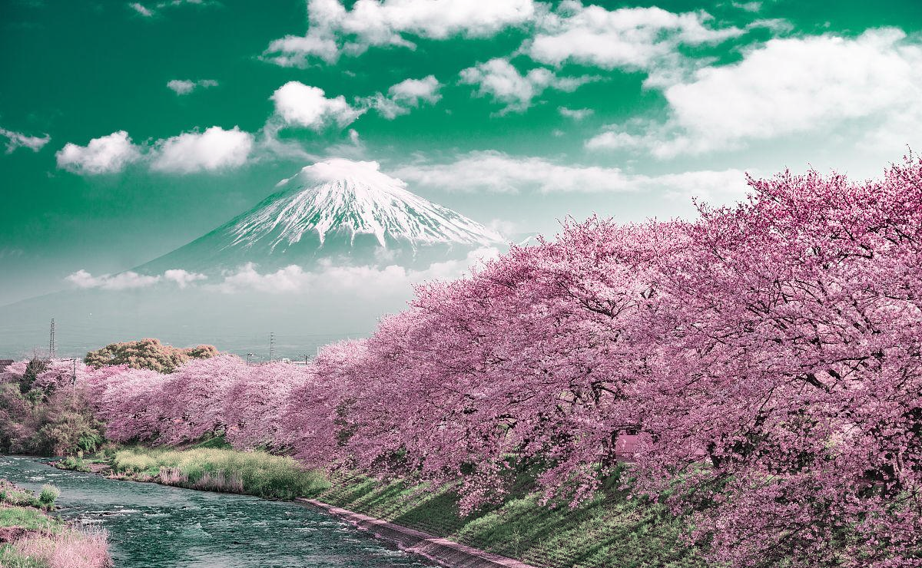
#> input picture fushishan.png, 922 x 568 px
$ python fushishan.py
#> lines starting #> are read from the running program, lines starting #| are printed output that depends on the picture
import cv2
import numpy as np

img = cv2.imread('fushishan.png')
#> img is the input picture: shape (568, 922, 3); mean B, G, R 144, 142.6, 133.6
x, y, z = img.shape
#> x = 568; y = 922; z = 3
cv2.imshow('fuji', img)
cv2.waitKey(0)


def white_balance(img):
    balancer = cv2.xphoto.createLearningBasedWB()
    img = balancer.balanceWhite(img)

    img = cv2.cvtColor(img, cv2.COLOR_BGR2HSV)
    h, s, v = cv2.split(img)
    h = h*1.15
    s = s*0.8
    h = h.astype(np.uint8)
    s = s.astype(np.uint8)
    v = v.astype(np.uint8)
    h[h > 180] = 180
    s[s > 255] = 255
    v[v > 255] = 255
    img = cv2.merge([h, s, v])
    img = cv2.cvtColor(img, cv2.COLOR_HSV2BGR)

    # [33 lines of commented-out code are left out]
    return img


def gamma(img):  # gamma函数处理
    gamma = 0.6
    gamma_table = [np.power(i/255, gamma)*255 for i in range(256)]  # 建立映射表
    gamma_table = np.round(np.array(gamma_table)).astype(np.uint8)  # 颜色值为整数
    return cv2.LUT(img, gamma_table)  # 图片颜色查表


def low_pass(img):
    b, g, r = cv2.split(img)
    lst = [b, g, r]
    new_lst = []
    # 设置低通滤波器
    crow, ccol = int(x / 2), int(y / 2)  # 中心位置
    mask = np.zeros((x, y), np.uint8)
    mask[crow - 200:crow + 200, ccol - 350:ccol + 350] = 1
    for i in lst:
        # 傅里叶变换
        dft = np.fft.fft2(i)
        fshift = np.fft.fftshift(dft)
        # 掩膜图像和频谱图像乘积
        f = fshift * mask
        # 傅里叶逆变换
        ishift = np.fft.ifftshift(f)
        iimg = np.fft.ifft2(ishift)
        iimg = np.abs(iimg)  # 进行处理，调整大小，获得最终结果, 出来的是复数，无法显示
        ii = (iimg - np.amin(iimg)) / (np.amax(iimg) - np.amin(iimg))  # 调整大小范围便于显示
        new_lst.append(ii)
    img = cv2.merge(new_lst)
    return img


img = gamma(img)
#> in gamma, `return cv2.LUT(img, gamma_table)`:
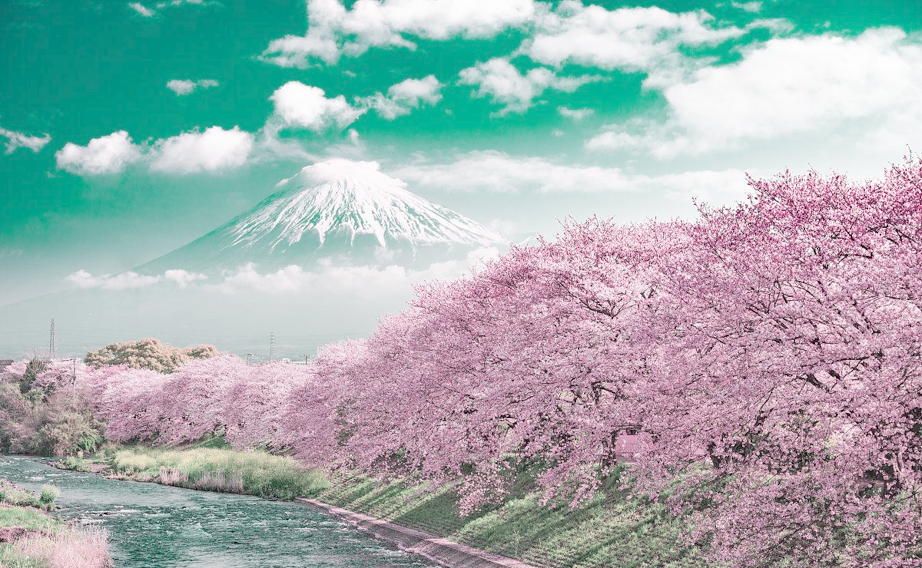
#> returned value: shape (568, 922, 3); mean of channels 0, 1, 2 177.1, 176, 161.2; drawn as B, G, R
img = white_balance(img)
#> in white_balance, `img = cv2.cvtColor(img, cv2.COLOR_BGR2HSV)`: img: shape (568, 922, 3); mean H, S, V 27.5, 110.7, 179.3
#> in white_balance, `h, s, v = cv2.split(img)`:
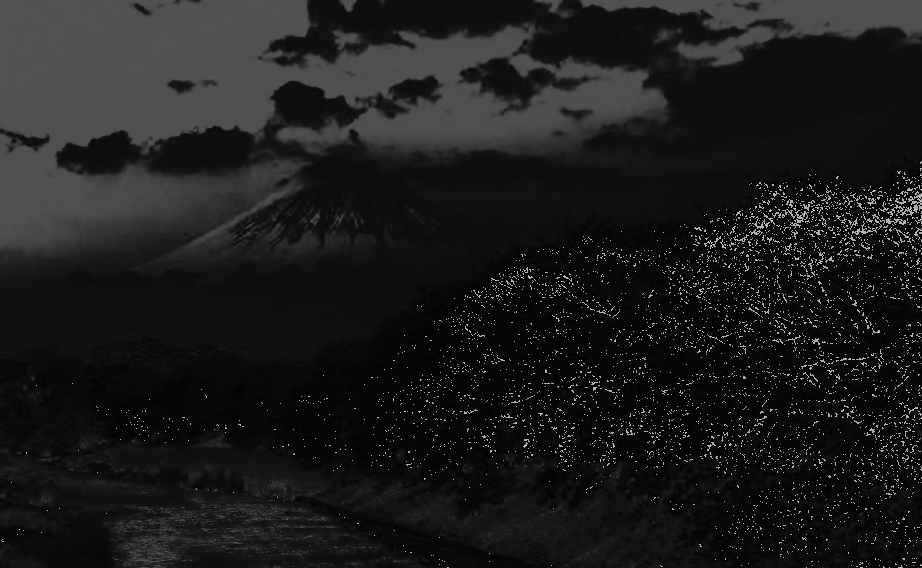
#> h: shape (568, 922); min 0, max 179, mean 27.5
#> in white_balance, `s = s*0.8`:
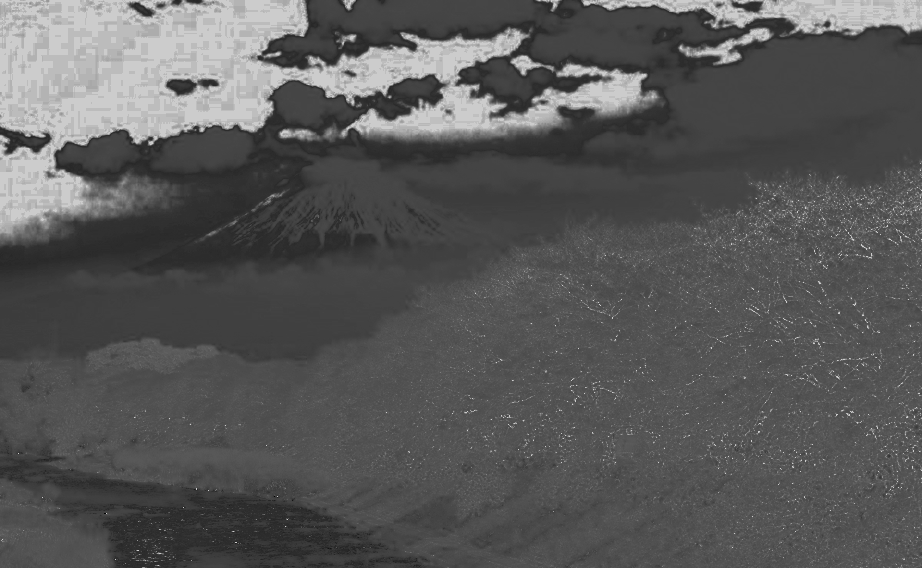
#> s: shape (568, 922) float64; min 0, max 204, mean 88.6
#> in white_balance, `h[h > 180] = 180`: h: shape (568, 922); min 0, max 180, mean 30.7
img = low_pass(img)
#> in low_pass, `b, g, r = cv2.split(img)`:
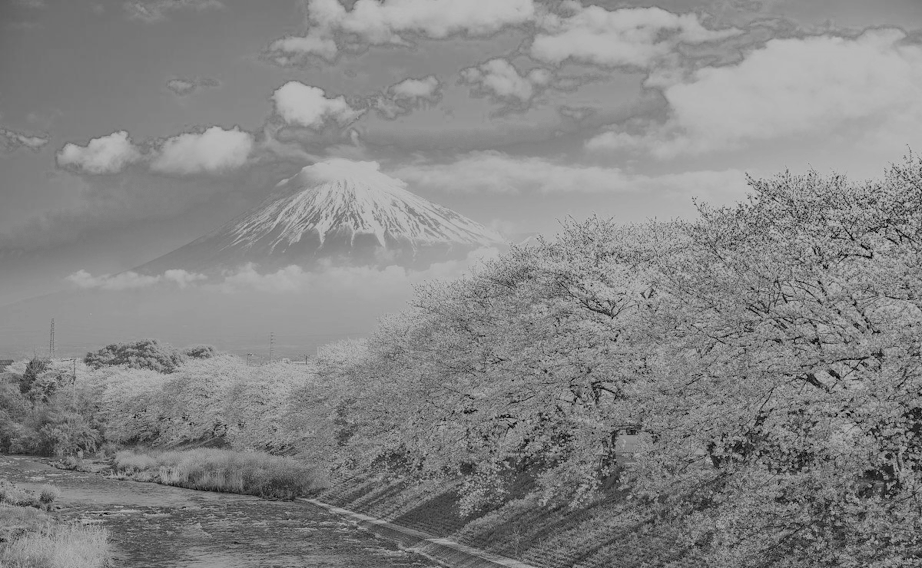
#> b: shape (568, 922); min 0, max 186, mean 133.2
#> in low_pass, `b, g, r = cv2.split(img)`:
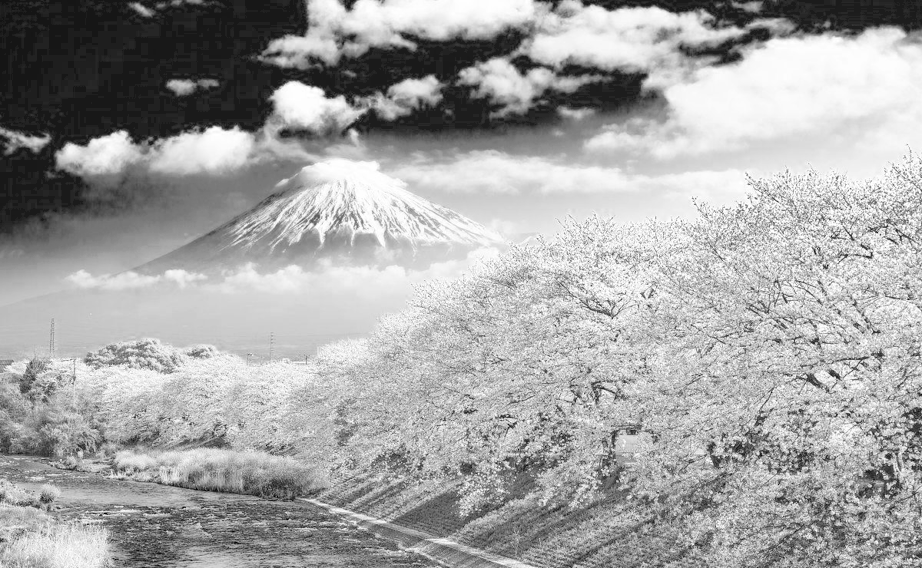
#> r: shape (568, 922); min 0, max 255, mean 164.4
#> the loop in low_pass, `for i in lst:` made 3 passes
#> after the loop in low_pass, `for i in lst:`:
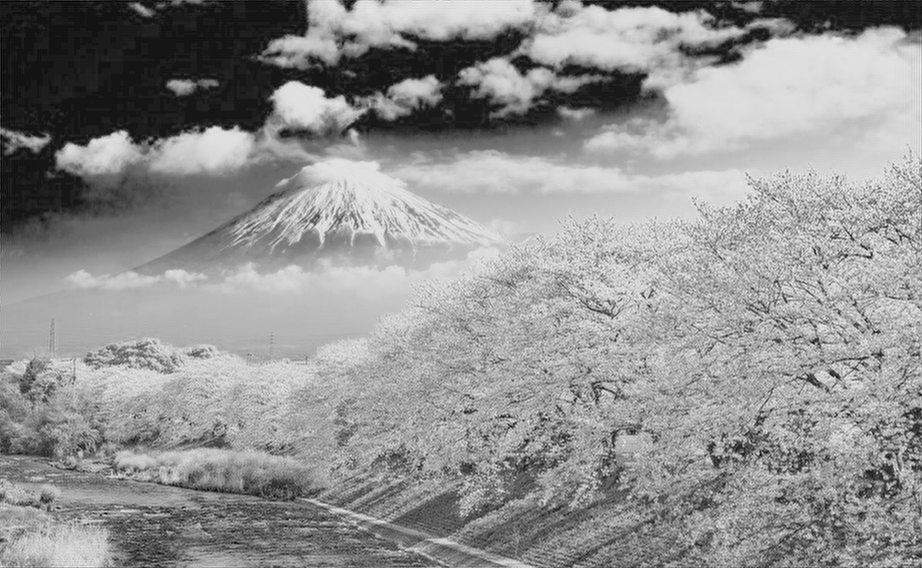
#> iimg: shape (568, 922) float64; min 0.205, max 287.9, mean 164.4; drawn with min black and max white
#> after the loop in low_pass, `for i in lst:`: new_lst = 3 items
#> in low_pass, `img = cv2.merge(new_lst)`:
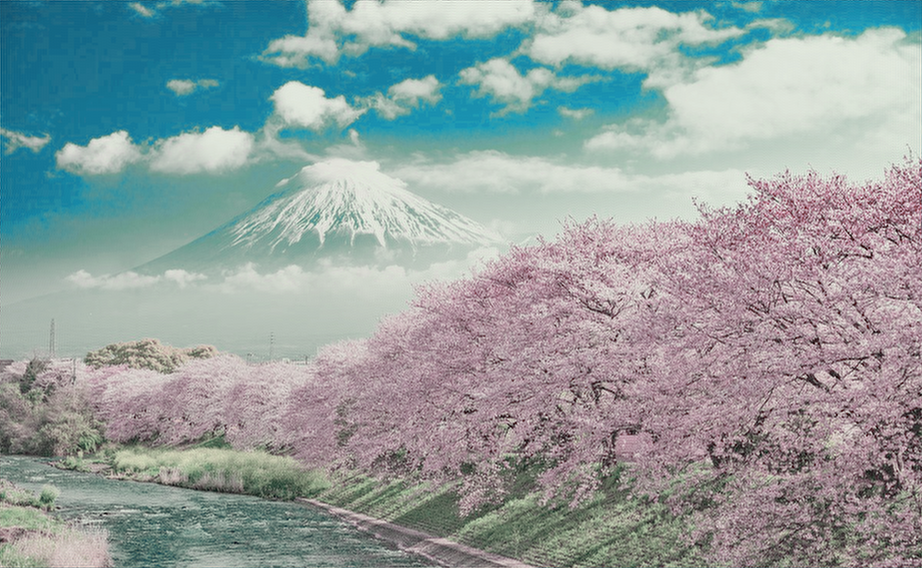
#> img: shape (568, 922, 3) float64; mean of channels 0, 1, 2 0.625, 0.624, 0.571; drawn as B, G, R
cv2.imshow('fuji_deal.png', img)
cv2.waitKey(0)

$ run again, with 1.jpg saved as fushishan.png
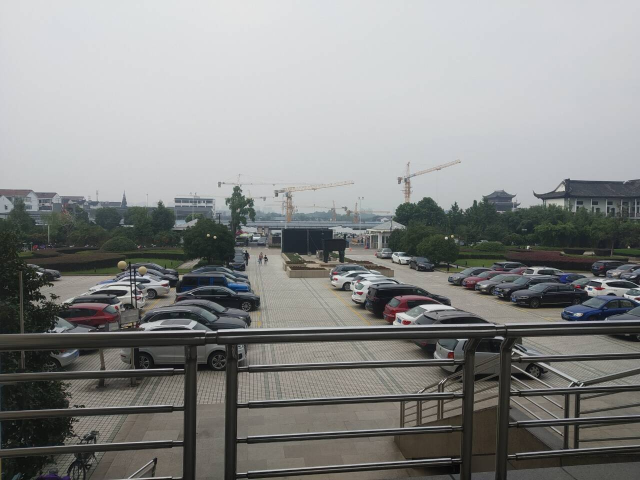
#> input picture 1.jpg, 1280 x 960 px (shown at 1/2 size)
#> img is the input picture: shape (960, 1280, 3); mean B, G, R 136.1, 137.3, 136.1
#> in white_balance, `img = cv2.merge([h, s, v])`:
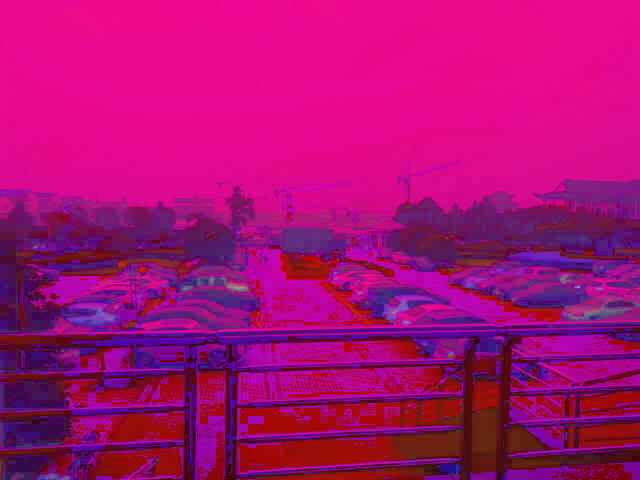
#> img: shape (960, 1280, 3) (shown at 1/2 size); mean of channels 0, 1, 2 114.6, 12.6, 169.3; drawn as B, G, R
#> the loop in low_pass, `for i in lst:` made 3 passes
#> pass 1, in low_pass, `iimg = np.abs(iimg)`:
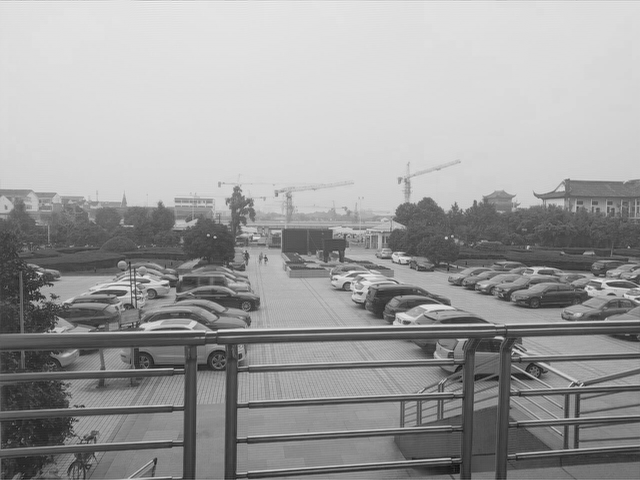
#> iimg: shape (960, 1280) float64 (shown at 1/2 size); min 3.52, max 267, mean 167.4; drawn with min black and max white
#> after the loop in low_pass, `for i in lst:`: new_lst = 3 items

$ run again, with 2.jpg saved as fushishan.png
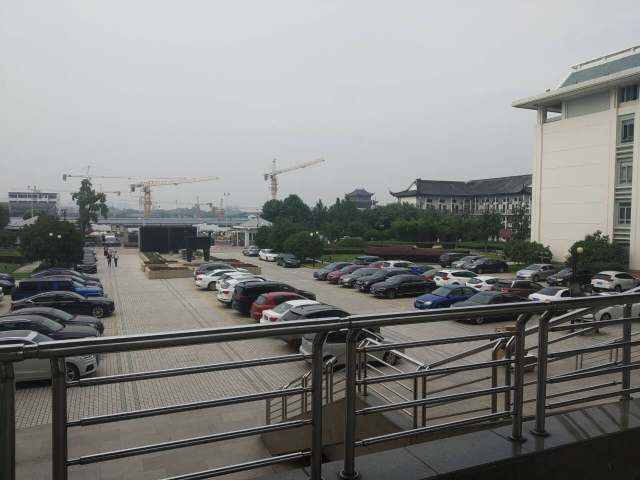
#> input picture 2.jpg, 1280 x 960 px (shown at 1/2 size)
#> img is the input picture: shape (960, 1280, 3); mean B, G, R 129.9, 131.9, 131.4
#> in white_balance, `img = cv2.merge([h, s, v])`:
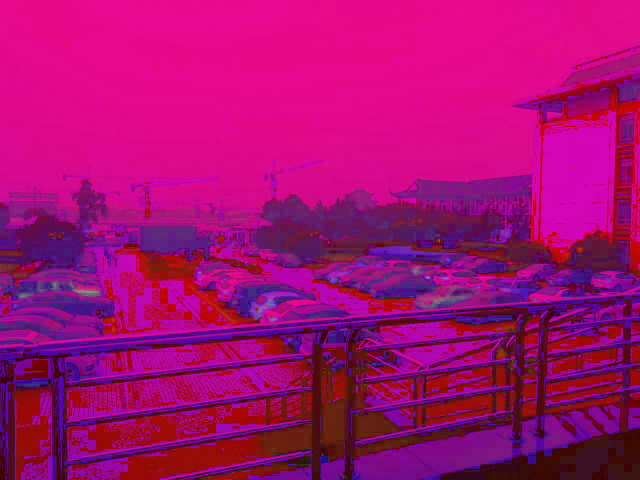
#> img: shape (960, 1280, 3) (shown at 1/2 size); mean of channels 0, 1, 2 112.6, 11.8, 165.1; drawn as B, G, R
#> the loop in low_pass, `for i in lst:` made 3 passes
#> pass 1, in low_pass, `iimg = np.abs(iimg)`:
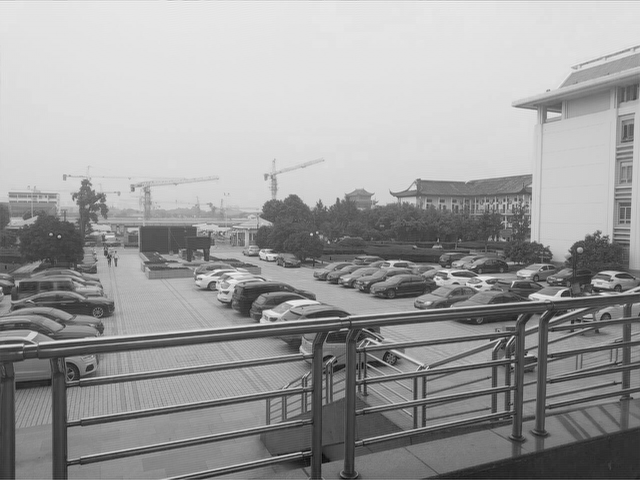
#> iimg: shape (960, 1280) float64 (shown at 1/2 size); min 9.46, max 257, mean 162.9; drawn with min black and max white
#> after the loop in low_pass, `for i in lst:`: new_lst = 3 items
